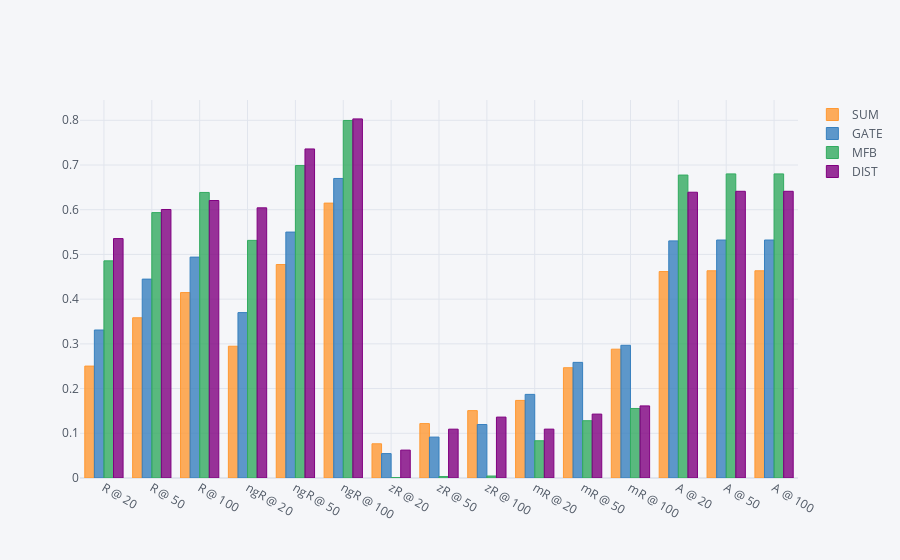

Notebook source saved alongside this figure:
### Code cell
fig = _df2.iplot(kind="bar", x=keys, categories='label')
fig.update_layout(yaxis=dict(range=[0,1]))

### Figure 1 — Plotly figure (JSON) as saved in the notebook; plotly's stock layout.template omitted (floating-point values rounded to 4 significant figures)
{"data": [{"marker": {"color": "rgba(255, 153, 51, 0.8)", "line": {"color": "rgba(255, 153, 51, 1.0)", "width": 1}}, "name": "SUM", "orientation": "v", "text": "", "type": "bar", "x": ["R @ 20", "R @ 50", "R @ 100", "ngR @ 20", "ngR @ 50", "ngR @ 100", "zR @ 20", "zR @ 50", "zR @ 100", "mR @ 20", "mR @ 50", "mR @ 100", "A @ 20", "A @ 50", "A @ 100"], "y": ["0.2503", "0.3583", "0.4147", "0.2947", "0.4774", "0.6148", "0.0765", "0.1217", "0.1507", "0.1735", "0.2466", "0.2881", "0.4617", "0.4634", "0.4634"]}, {"marker": {"color": "rgba(55, 128, 191, 0.8)", "line": {"color": "rgba(55, 128, 191, 1.0)", "width": 1}}, "name": "GATE", "orientation": "v", "text": "", "type": "bar", "x": ["R @ 20", "R @ 50", "R @ 100", "ngR @ 20", "ngR @ 50", "ngR @ 100", "zR @ 20", "zR @ 50", "zR @ 100", "mR @ 20", "mR @ 50", "mR @ 100", "A @ 20", "A @ 50", "A @ 100"], "y": ["0.3310", "0.4448", "0.4940", "0.3699", "0.5500", "0.6699", "0.0546", "0.0915", "0.1196", "0.1870", "0.2586", "0.2968", "0.5303", "0.5322", "0.5322"]}, {"marker": {"color": "rgba(50, 171, 96, 0.8)", "line": {"color": "rgba(50, 171, 96, 1.0)", "width": 1}}, "name": "MFB", "orientation": "v", "text": "", "type": "bar", "x": ["R @ 20", "R @ 50", "R @ 100", "ngR @ 20", "ngR @ 50", "ngR @ 100", "zR @ 20", "zR @ 50", "zR @ 100", "mR @ 20", "mR @ 50", "mR @ 100", "A @ 20", "A @ 50", "A @ 100"], "y": ["0.4856", "0.5935", "0.6386", "0.5314", "0.6987", "0.7996", "0.0010", "0.0032", "0.0044", "0.0833", "0.1281", "0.1555", "0.6775", "0.6801", "0.6801"]}, {"marker": {"color": "rgba(128, 0, 128, 0.8)", "line": {"color": "rgba(128, 0, 128, 1.0)", "width": 1}}, "name": "DIST", "orientation": "v", "text": "", "type": "bar", "x": ["R @ 20", "R @ 50", "R @ 100", "ngR @ 20", "ngR @ 50", "ngR @ 100", "zR @ 20", "zR @ 50", "zR @ 100", "mR @ 20", "mR @ 50", "mR @ 100", "A @ 20", "A @ 50", "A @ 100"], "y": ["0.5354", "0.6005", "0.6206", "0.6042", "0.7359", "0.8031", "0.0624", "0.1092", "0.1362", "0.1093", "0.1429", "0.1612", "0.6391", "0.6412", "0.6412"]}], "layout": {"legend": {"bgcolor": "#F5F6F9", "font": {"color": "#4D5663"}}, "paper_bgcolor": "#F5F6F9", "plot_bgcolor": "#F5F6F9", "title": {"font": {"color": "#4D5663"}}, "xaxis": {"gridcolor": "#E1E5ED", "showgrid": true, "tickfont": {"color": "#4D5663"}, "title": {"font": {"color": "#4D5663"}, "text": ""}, "zerolinecolor": "#E1E5ED"}, "yaxis": {"gridcolor": "#E1E5ED", "showgrid": true, "tickfont": {"color": "#4D5663"}, "title": {"font": {"color": "#4D5663"}, "text": ""}, "zerolinecolor": "#E1E5ED"}}}
